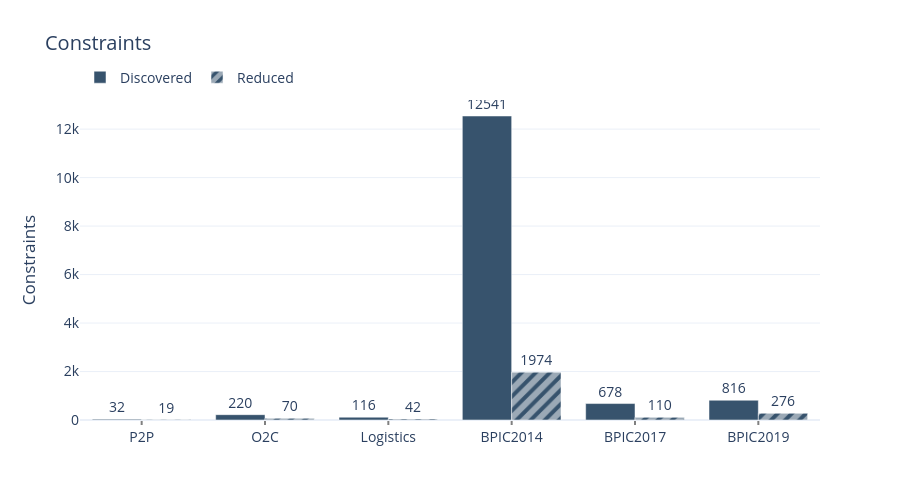
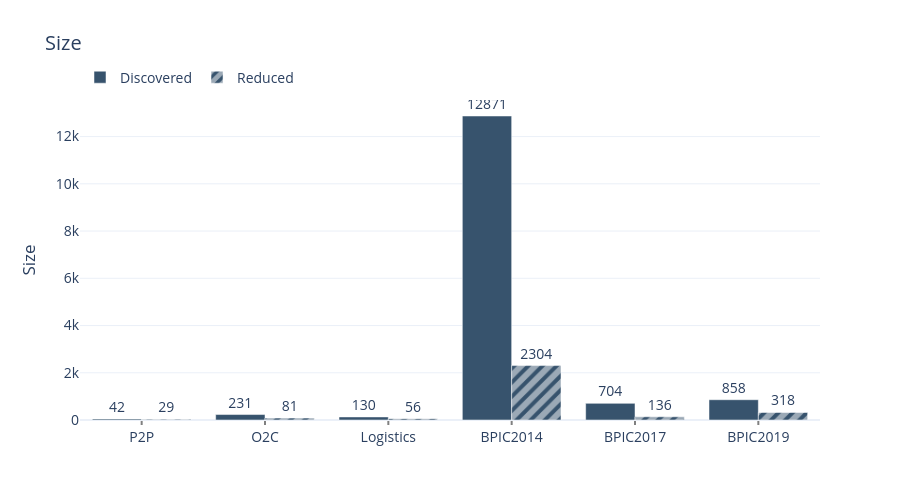
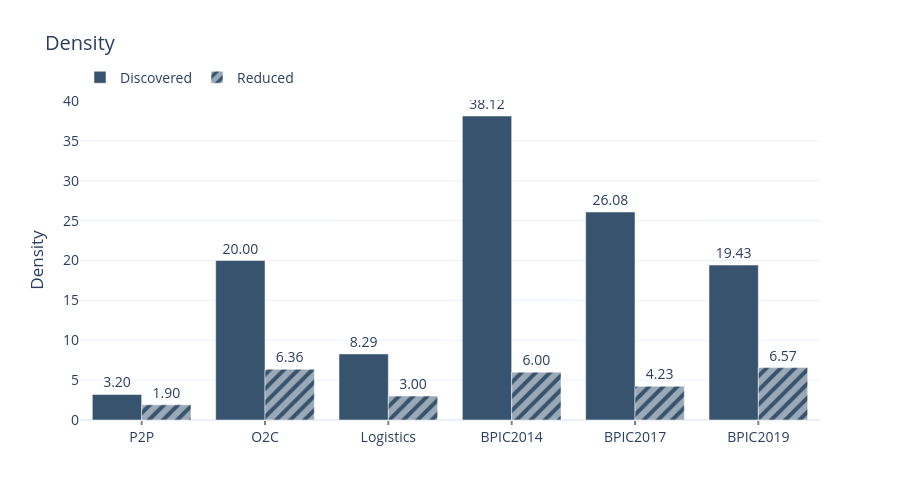
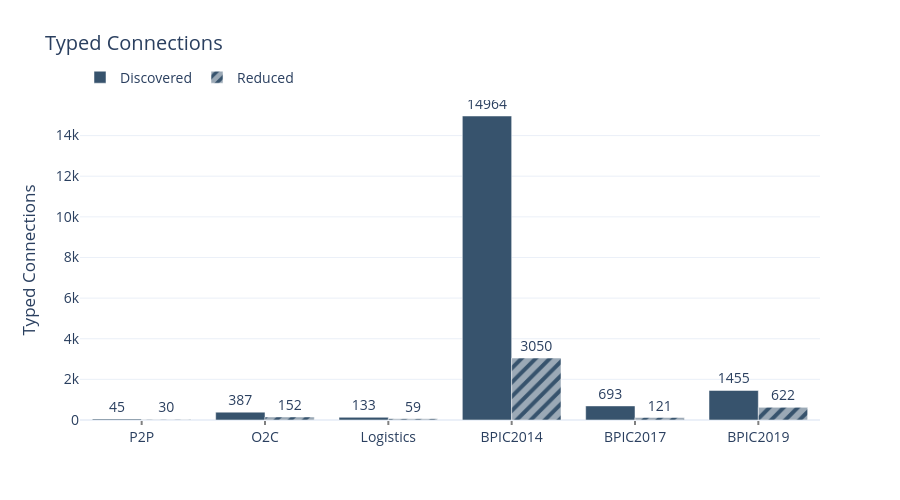

Notebook code for these charts, in order:
### Markdown cell above
## 5. Individual Metric Comparison (Before vs. After Reduction)

Bar charts for each complexity metric comparing discovered vs. reduced models (CO mode).

### Code cell
co_key = MODES["CO"]
INTEGER_MEASURES = {"constraints", "size", "typed_connections"}

for measure in MEASURES:
    fig = go.Figure()

    for stage, label, color, pattern in [
        ("discovered", "Discovered", "rgb(55, 83, 109)", ""),
        ("reduced", "Reduced", "rgb(55, 83, 109)", "/"),
    ]:
        values = [metrics[(d, co_key, stage)][measure] for d in DATASETS]
        fmt = ".0f" if measure in INTEGER_MEASURES else ".2f"
        fig.add_trace(go.Bar(
            name=label,
            x=DATASETS,
            y=values,
            marker_color=color,
            marker_pattern_shape=pattern,
            marker_pattern_solidity=0.6,
            text=[f"{v:{fmt}}" for v in values],
            textposition="outside",
        ))

    fig.update_layout(
        title=MEASURE_LABELS[measure].title(),
        yaxis_title=MEASURE_LABELS[measure].title(),
        barmode="group",
        legend=dict(orientation="h", yanchor="bottom", y=1.02, xanchor="left", x=0),
        width=900, height=500,
        font=dict(size=14),
    )
    fig.update_xaxes(ticks="outside", tickwidth=2, ticklen=4, tickcolor="gray")

    fig.show()
    fig_name = measure.replace(" ", "_")
    fig.write_image(str(FIGURES_PATH / f"{fig_name}_measures.pdf"))

### Figure 1 — Plotly figure (JSON) as saved in the notebook; plotly's stock layout.template omitted (floating-point values rounded to 4 significant figures)
{"data": [{"marker": {"color": "rgb(55, 83, 109)", "pattern": {"shape": "", "solidity": 0.6}}, "name": "Discovered", "text": ["32", "220", "116", "12541", "678", "816"], "textposition": "outside", "type": "bar", "x": ["P2P", "O2C", "Logistics", "BPIC2014", "BPIC2017", "BPIC2019"], "y": [32, 220, 116, 12541, 678, 816]}, {"marker": {"color": "rgb(55, 83, 109)", "pattern": {"shape": "/", "solidity": 0.6}}, "name": "Reduced", "text": ["19", "70", "42", "1974", "110", "276"], "textposition": "outside", "type": "bar", "x": ["P2P", "O2C", "Logistics", "BPIC2014", "BPIC2017", "BPIC2019"], "y": [19, 70, 42, 1974, 110, 276]}], "layout": {"barmode": "group", "font": {"size": 14}, "height": 500, "legend": {"orientation": "h", "x": 0, "xanchor": "left", "y": 1.02, "yanchor": "bottom"}, "title": {"text": "Constraints"}, "width": 900, "xaxis": {"tickcolor": "gray", "ticklen": 4, "ticks": "outside", "tickwidth": 2}, "yaxis": {"title": {"text": "Constraints"}}}}

### Figure 2 — Plotly figure (JSON) as saved in the notebook; plotly's stock layout.template omitted (floating-point values rounded to 4 significant figures)
{"data": [{"marker": {"color": "rgb(55, 83, 109)", "pattern": {"shape": "", "solidity": 0.6}}, "name": "Discovered", "text": ["42", "231", "130", "12871", "704", "858"], "textposition": "outside", "type": "bar", "x": ["P2P", "O2C", "Logistics", "BPIC2014", "BPIC2017", "BPIC2019"], "y": [42, 231, 130, 12871, 704, 858]}, {"marker": {"color": "rgb(55, 83, 109)", "pattern": {"shape": "/", "solidity": 0.6}}, "name": "Reduced", "text": ["29", "81", "56", "2304", "136", "318"], "textposition": "outside", "type": "bar", "x": ["P2P", "O2C", "Logistics", "BPIC2014", "BPIC2017", "BPIC2019"], "y": [29, 81, 56, 2304, 136, 318]}], "layout": {"barmode": "group", "font": {"size": 14}, "height": 500, "legend": {"orientation": "h", "x": 0, "xanchor": "left", "y": 1.02, "yanchor": "bottom"}, "title": {"text": "Size"}, "width": 900, "xaxis": {"tickcolor": "gray", "ticklen": 4, "ticks": "outside", "tickwidth": 2}, "yaxis": {"title": {"text": "Size"}}}}

### Figure 3 — Plotly figure (JSON) as saved in the notebook; plotly's stock layout.template omitted (floating-point values rounded to 4 significant figures)
{"data": [{"marker": {"color": "rgb(55, 83, 109)", "pattern": {"shape": "", "solidity": 0.6}}, "name": "Discovered", "text": ["3.20", "20.00", "8.29", "38.12", "26.08", "19.43"], "textposition": "outside", "type": "bar", "x": ["P2P", "O2C", "Logistics", "BPIC2014", "BPIC2017", "BPIC2019"], "y": [3.2, 20, 8.286, 38.12, 26.08, 19.43]}, {"marker": {"color": "rgb(55, 83, 109)", "pattern": {"shape": "/", "solidity": 0.6}}, "name": "Reduced", "text": ["1.90", "6.36", "3.00", "6.00", "4.23", "6.57"], "textposition": "outside", "type": "bar", "x": ["P2P", "O2C", "Logistics", "BPIC2014", "BPIC2017", "BPIC2019"], "y": [1.9, 6.364, 3, 6, 4.231, 6.571]}], "layout": {"barmode": "group", "font": {"size": 14}, "height": 500, "legend": {"orientation": "h", "x": 0, "xanchor": "left", "y": 1.02, "yanchor": "bottom"}, "title": {"text": "Density"}, "width": 900, "xaxis": {"tickcolor": "gray", "ticklen": 4, "ticks": "outside", "tickwidth": 2}, "yaxis": {"title": {"text": "Density"}}}}

### Figure 4 — Plotly figure (JSON) as saved in the notebook; plotly's stock layout.template omitted (floating-point values rounded to 4 significant figures)
{"data": [{"marker": {"color": "rgb(55, 83, 109)", "pattern": {"shape": "", "solidity": 0.6}}, "name": "Discovered", "text": ["45", "387", "133", "14964", "693", "1455"], "textposition": "outside", "type": "bar", "x": ["P2P", "O2C", "Logistics", "BPIC2014", "BPIC2017", "BPIC2019"], "y": [45, 387, 133, 14964, 693, 1455]}, {"marker": {"color": "rgb(55, 83, 109)", "pattern": {"shape": "/", "solidity": 0.6}}, "name": "Reduced", "text": ["30", "152", "59", "3050", "121", "622"], "textposition": "outside", "type": "bar", "x": ["P2P", "O2C", "Logistics", "BPIC2014", "BPIC2017", "BPIC2019"], "y": [30, 152, 59, 3050, 121, 622]}], "layout": {"barmode": "group", "font": {"size": 14}, "height": 500, "legend": {"orientation": "h", "x": 0, "xanchor": "left", "y": 1.02, "yanchor": "bottom"}, "title": {"text": "Typed Connections"}, "width": 900, "xaxis": {"tickcolor": "gray", "ticklen": 4, "ticks": "outside", "tickwidth": 2}, "yaxis": {"title": {"text": "Typed Connections"}}}}
